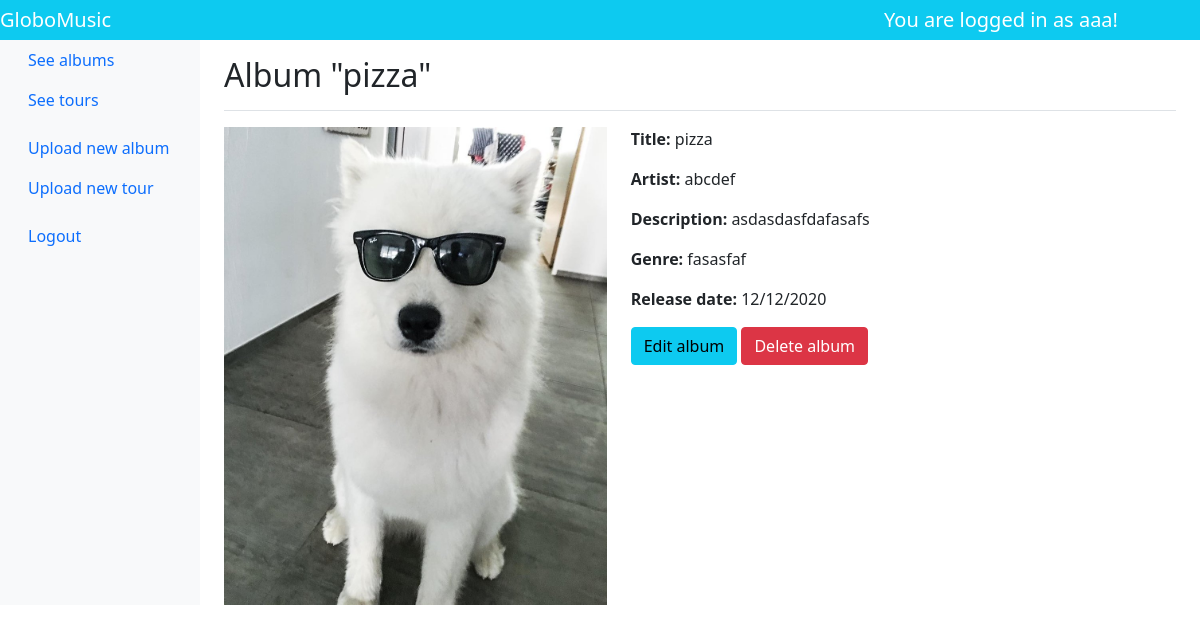
/album/show/pizza-ppI8 (signed in), run on the app's committed database.
### app/auth/models.py (models this page shows, shortened)
class User(db.Model, UserMixin):  # default table name = class name
    __tablename__ = 'users'
    id = db.Column(db.Integer, primary_key=True)
    username = db.Column(db.String(64), unique=True, nullable=False)
    email = db.Column(db.String(64), unique=True, nullable=False, index=True)  # add index
    password_hash = db.Column(db.String(255), nullable=False)
    is_admin = db.Column(db.Boolean(), default=False)
    def is_album_owner(self, album):
        return self.id == album.user_id

### app/album/models.py (models this page shows, shortened)
class Album(db.Model):
    __tablename__ = "albums"
    id = db.Column(db.Integer(), primary_key=True)
    title = db.Column(db.String(255), nullable=False)
    artist = db.Column(db.String(255), nullable=False)
    description = db.Column(db.Text(), nullable=False)
    genre = db.Column(db.String(255), nullable=False)
    image = db.Column(db.Text(), nullable=False)
    release_date = db.Column(db.DateTime(), nullable=False)
    user_id = db.Column(db.Integer(), db.ForeignKey("users.id"), index=True, nullable=False)
    slug = db.Column(db.String(255), nullable=False, unique=True)

### app/album/views.py (the view)
@bp_album.route('/show/<slug>')
@login_required
def show(slug):
    album = Album.query.filter_by(slug=slug).first()
    if not album:
        abort(404)
    return render_template('show_album.html', album=album)

### app/auth/models.py (called while the page is built)
@login_manager.user_loader
def load_user(user_id):  # setup current user
    return User.query.get(int(user_id))

### app/main/views.py (called while the page is built)
@current_app.template_filter('date_format')
def date_format(value, format='%m/%d/%Y'):
    return value.strftime(format)

### app/album/templates/show_album.html
{% extends 'partials/_base.html' %}
{% block headline %}Album "{{ album.title }}"{% endblock %}
{% block content %}
<div class="row">
  <div class="col-md-5">
    <div class="embed-responsive embed-responsive-1by1">
       <img class="embed-responsive-item" style="object-fit: cover; width: 100%" src="{{ url_for('album.uploads', filename=album.image) }}" alt="">
     </div>
  </div>
  <div class="col-md-5">
    <p><b>{{ _('Title') }}: </b>{{ album.title }}</p>
    <p><b>{{ _('Artist') }}: </b>{{ album.artist }}</p>
    <p><b>{{ _('Description') }}: </b>{{ album.description }}</p>
    <p><b>{{ _('Genre') }}: </b>{{ album.genre }}</p>
    <p><b>{{ _('Release date') }}: </b>{{ album.release_date | date_format }}</p>
    {% if current_user.is_album_owner(album) %}
    <a class="btn btn-info" href="{{ url_for('album.edit', slug=album.slug) }}">{{ _('Edit album') }}</a>
    <form action="{{ url_for('album.delete', slug=album.slug) }}" style="display:inline" method="POST">
      <input type="submit" class="btn btn-danger" value="{{ _('Delete album') }}" onclick="return confirm('{{ _('Are you sure that you want to permanently delete this album?') }}')">
    </form>
    {% endif %}
  </div>
</div>
{% endblock %}

### app/templates/partials/_header.html
<nav class="navbar navbar-dark sticky-top bg-info flex-md-nowrap p-0">
    <a class="navbar-brand col-sm-3 col-md-2 mr-0" href="{{ url_for('main.index') }}">GloboMusic</a>
    {% if current_user.is_authenticated %}
    <span class="navbar-brand col-sm-3 col-md-3 mr-0">{{ _('You are logged in as') }} {{ current_user.username }}!</span>
    {% endif %}
</nav>

### data on the page
User: username "aaa"
Album: title "pizza", image (picture), artist "abcdef", description "asdasdasfdafasafs", genre "fasasfaf", release_date "12/12/2020"
